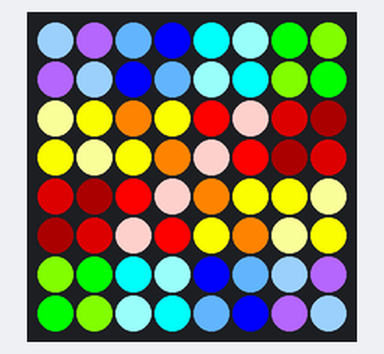
The program below on a simulated Raspberry Pi (BCM pin numbers) with a Sense HAT. On the bench: the Sense HAT's 8×8 RGB LED matrix. At 0.0 s the program stops and its outputs stay as they are.

Above: at 0.1 s.

The program:

declans.py
```python
from sense_hat import SenseHat
import time

sense = SenseHat()

p = [178, 102, 255]
wp = [153, 204, 255]
db = [102, 178, 255]
b = [0, 0, 255]
lb = [0, 255, 255]
wlb = [153, 255, 255]
g = [0, 255, 0]
lg = [128, 255, 0]
wy = [255, 255, 153]
y = [255, 255, 0]
o = [255, 128, 0]
r = [255, 0, 0]
wr = [255, 204, 204]
dr = [153, 0, 0]
br = [51, 25, 0]


image = [
wp,p,db,b,lb,wlb,g,lg,
p,wp,b,db,wlb,lb,lg,g,
wy,y,o,y,r,wr,dr,br,
y,wy,y,o,wr,r,br,dr,
dr,br,r,wr,o,y,y,wy,
br,dr,wr,r,y,o,wy,y,
lg,g,lb,wlb,b,db,wp,p,
g,lg,wlb,lb,db,b,p,wp
]

sense.set_pixels(image)
```
